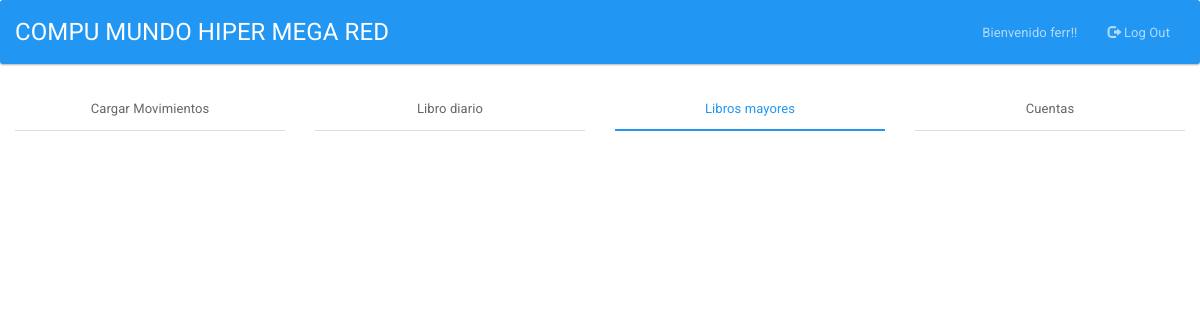
Before: /sistemaContable/home/libromayor (signed in) with the older database file.
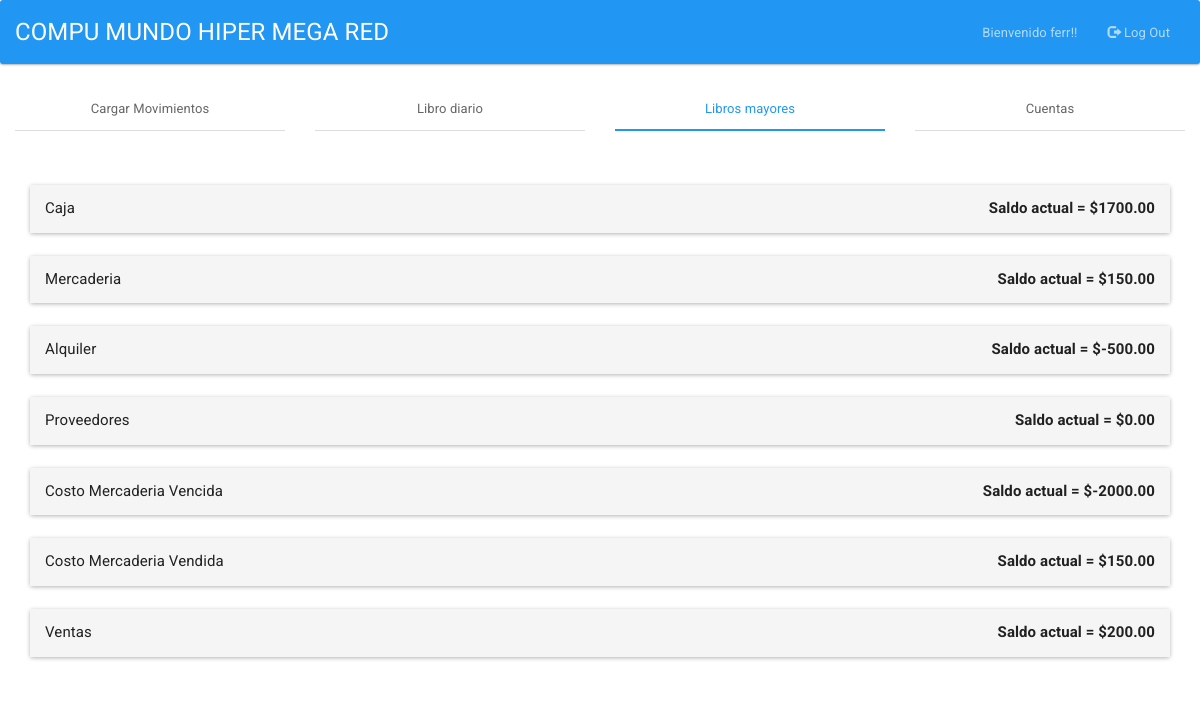
After: the same page with the newer database file.
### sistemaContable/models.py (models this page shows, shortened)
class Cuenta(models.Model):
    TIPOS_CUENTA = (
        ('A','Activo'),
        ('P','Pasivo'),
        ('P.N','Patrimonio Neto'),
        ('R.N','Resultado Negativo'),
        ('R.P','Resultado Positivo'),
    )
    denominacion  = models.CharField(max_length=30)
    Tipo          = models.CharField(
                        max_length=3,
                        choices=TIPOS_CUENTA,
    )
    saldo_inicial = models.DecimalField(
                                max_digits=50,
                                decimal_places=2,
                                default=0
    )
    saldo_actual  = models.DecimalField(
                                max_digits=50,
                                decimal_places=2,
                                null=True,
                                blank=True,
    )
    objects = CuentaManager()
    class Meta:
        ordering = ['Tipo']

### sistemaContable/views.py (the view)
class LibroMayor(generic.View):
    template_name = 'sistemaContable/libroMayor.html'
    def get(self,request):
        context = {}
        context['cuentas'] = Cuenta.objects.get_cuentas_with_movimientos(
                            Movimiento.objects.all().values('cuenta_id')
        )
        return render(request, self.template_name, context)

### sistemaContable/model_managers.py (called while the page is built)
    def get_cuentas_with_movimientos(self,movimientos,*args,**kargs):
        cuentas =  super(CuentaManager, self).get_queryset().all()
        return cuentas.filter(id__in=movimientos)

### sistemaContable/models.py (called while the page is built)
    def __str__(self):
        return str(self.numeroAsiento)

### sistemaContable/templates/sistemaContable/libroMayor.html (shortened to what this page needs)
{% extends  "sistemaContable/cargarAsientos.html"  %}
{% block contenido %}
{% block navegacion %}
  <ul class="nav nav-tabs">
    <li class=" col-md-3 text-center"><a href={% url 'sistemaContable:cargarasientos' %}  >Cargar Movimientos</a></li>
    <li class=" col-md-3 text-center"><a  href={% url 'sistemaContable:librodiario' %}  >Libro diario</a></li>
    <li class=" active col-md-3 text-center"><a href={% url 'sistemaContable:libromayor' %}>Libros mayores</a></li>
    {% if not request.user.is_superuser  %}
      <li class="col-md-3 disabled text-center"><a >Cuentas</a></li>
    {% else %}
    <li class="col-md-3  text-center"><a  href={% url 'sistemaContable:cuentas' %} >Cuentas</a></li>
    {% endif %}
  </ul>
{% endblock %}
<div class="container">
  <br>
  {% for c in cuentas %}
  <div class="panel-group">
    <div class="panel panel-default">
      <div class="panel-heading">
        <div class="panel-title">
          <a data-toggle="collapse" href="#collapse{{c.id}}">{{c.denominacion}}</a>
          <strong class="pull-right" >Saldo actual = ${{c.saldo_actual}}</strong>
        </div>
      </div>
    </div>
  </div>
  {% endfor %}
</div>
{% endblock %}

Changed rows visible on the page:
added Cuenta: denominacion "Caja", saldo_actual "1700.00"
added Cuenta: denominacion "Mercaderia", saldo_actual "150.00"
added Cuenta: denominacion "Alquiler", saldo_actual "-500.00"
added Cuenta: denominacion "Proveedores", saldo_actual "0.00"
added Cuenta: denominacion "Costo Mercaderia Vencida", saldo_actual "-2000.00"
added Cuenta: denominacion "Costo Mercaderia Vendida", saldo_actual "150.00"
added Cuenta: denominacion "Ventas", saldo_actual "200.00"
